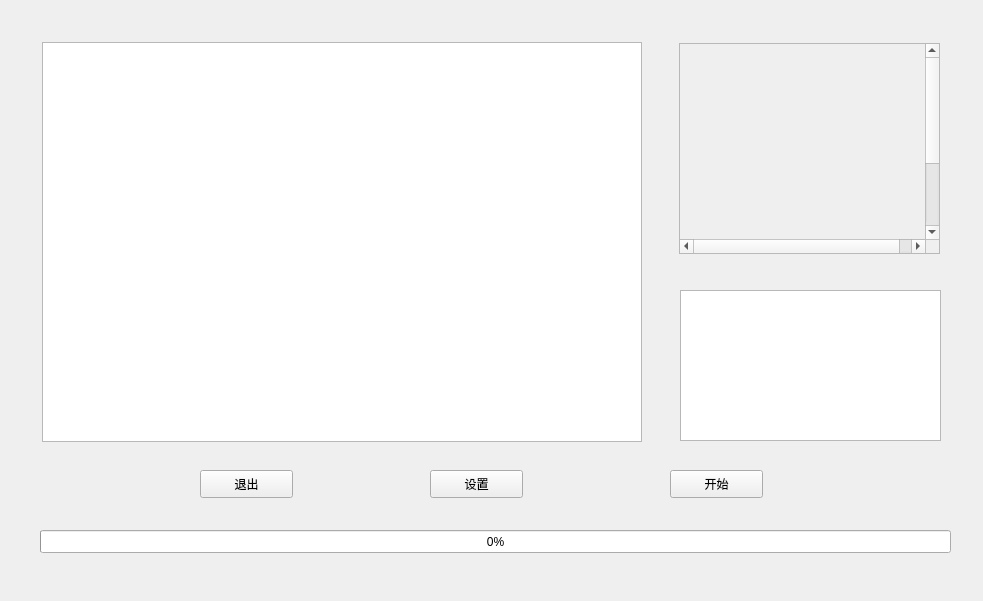
<?xml version="1.0" encoding="UTF-8"?>
<ui version="4.0">
 <class>main</class>
 <widget class="QWidget" name="main">
  <property name="geometry">
   <rect>
    <x>0</x>
    <y>0</y>
    <width>983</width>
    <height>601</height>
   </rect>
  </property>
  <property name="windowTitle">
   <string>Main</string>
  </property>
  <widget class="QProgressBar" name="progressBar">
   <property name="geometry">
    <rect>
     <x>40</x>
     <y>530</y>
     <width>911</width>
     <height>23</height>
    </rect>
   </property>
   <property name="value">
    <number>0</number>
   </property>
  </widget>
  <widget class="QGraphicsView" name="graphics">
   <property name="geometry">
    <rect>
     <x>42</x>
     <y>42</y>
     <width>600</width>
     <height>400</height>
    </rect>
   </property>
   <property name="sizePolicy">
    <sizepolicy hsizetype="Expanding" vsizetype="Expanding">
     <horstretch>5</horstretch>
     <verstretch>0</verstretch>
    </sizepolicy>
   </property>
  </widget>
  <widget class="QPushButton" name="exit">
   <property name="geometry">
    <rect>
     <x>200</x>
     <y>470</y>
     <width>93</width>
     <height>28</height>
    </rect>
   </property>
   <property name="sizePolicy">
    <sizepolicy hsizetype="Fixed" vsizetype="Fixed">
     <horstretch>0</horstretch>
     <verstretch>0</verstretch>
    </sizepolicy>
   </property>
   <property name="text">
    <string>退出</string>
   </property>
  </widget>
  <widget class="QPushButton" name="set">
   <property name="geometry">
    <rect>
     <x>430</x>
     <y>470</y>
     <width>93</width>
     <height>28</height>
    </rect>
   </property>
   <property name="sizePolicy">
    <sizepolicy hsizetype="Fixed" vsizetype="Fixed">
     <horstretch>0</horstretch>
     <verstretch>0</verstretch>
    </sizepolicy>
   </property>
   <property name="text">
    <string>设置</string>
   </property>
  </widget>
  <widget class="QPushButton" name="start">
   <property name="geometry">
    <rect>
     <x>670</x>
     <y>470</y>
     <width>93</width>
     <height>28</height>
    </rect>
   </property>
   <property name="sizePolicy">
    <sizepolicy hsizetype="Fixed" vsizetype="Fixed">
     <horstretch>0</horstretch>
     <verstretch>0</verstretch>
    </sizepolicy>
   </property>
   <property name="text">
    <string>开始</string>
   </property>
  </widget>
  <widget class="QScrollArea" name="scrollArea">
   <property name="geometry">
    <rect>
     <x>679</x>
     <y>43</y>
     <width>261</width>
     <height>211</height>
    </rect>
   </property>
   <property name="sizePolicy">
    <sizepolicy hsizetype="Fixed" vsizetype="Fixed">
     <horstretch>0</horstretch>
     <verstretch>0</verstretch>
    </sizepolicy>
   </property>
   <property name="verticalScrollBarPolicy">
    <enum>Qt::ScrollBarAsNeeded</enum>
   </property>
   <property name="horizontalScrollBarPolicy">
    <enum>Qt::ScrollBarAsNeeded</enum>
   </property>
   <property name="widgetResizable">
    <bool>false</bool>
   </property>
   <widget class="QWidget" name="Widget">
    <property name="geometry">
     <rect>
      <x>0</x>
      <y>0</y>
      <width>259</width>
      <height>309</height>
     </rect>
    </property>
   </widget>
  </widget>
  <widget class="QTextBrowser" name="text">
   <property name="geometry">
    <rect>
     <x>680</x>
     <y>290</y>
     <width>261</width>
     <height>151</height>
    </rect>
   </property>
   <property name="sizePolicy">
    <sizepolicy hsizetype="Expanding" vsizetype="Expanding">
     <horstretch>0</horstretch>
     <verstretch>0</verstretch>
    </sizepolicy>
   </property>
  </widget>
 </widget>
 <resources/>
 <connections>
  <connection>
   <sender>exit</sender>
   <signal>clicked()</signal>
   <receiver>main</receiver>
   <slot>close()</slot>
   <hints>
    <hint type="sourcelabel">
     <x>247</x>
     <y>645</y>
    </hint>
    <hint type="destinationlabel">
     <x>506</x>
     <y>350</y>
    </hint>
   </hints>
  </connection>
 </connections>
</ui>
